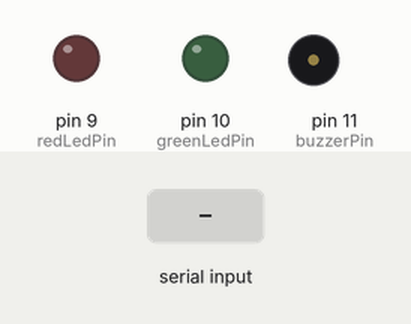
Recording of a sketch running on a simulated Arduino Uno, built with avr-gcc and run on an emulated ATmega328P. Shown: output pins drawn as LEDs (lit = HIGH), buzzer (waves = sounding, pin HIGH). The inputs (shaded band) are chosen by the test bench.

Above: at 1.2 s.
1.3 s: "1" received over Serial
At 2.4 s:
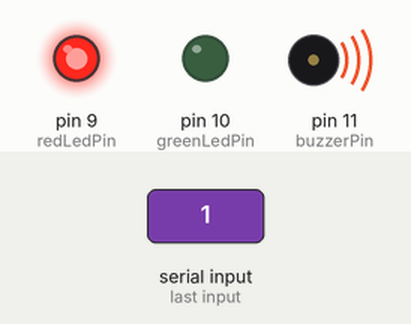
2.8 s: "0" received over Serial
At 3.5 s:
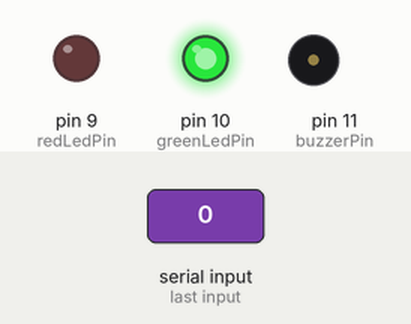
Timing chart, 0 to 5.8 s (numbered marks = the images above; inputs shaded):
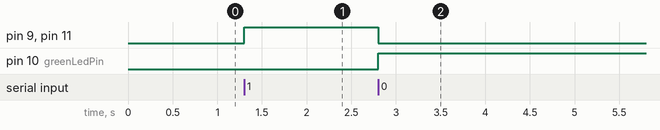

The sketch:

sketch_dec18a.ino
```cpp
const int redLedPin = 9;    // Pin for Red LED
const int greenLedPin = 10; // Pin for Green LED
const int buzzerPin = 11;   // Pin for Buzzer

void setup() {
    pinMode(redLedPin, OUTPUT);
    pinMode(greenLedPin, OUTPUT);
    pinMode(buzzerPin, OUTPUT);
    Serial.begin(9600); // Start serial communication
}

void loop() {
    if (Serial.available() > 0) {
        char command = Serial.read(); // Read the command from serial
        if (command == '1') { // No mask detected
            digitalWrite(redLedPin, HIGH); // Turn on Red LED
            digitalWrite(greenLedPin, LOW); // Turn off Green LED
            digitalWrite(buzzerPin, HIGH); // Turn on Buzzer
        } else if (command == '0') { // Mask detected
            digitalWrite(redLedPin, LOW); // Turn off Red LED
            digitalWrite(greenLedPin, HIGH); // Turn on Green LED
            digitalWrite(buzzerPin, LOW); // Turn off Buzzer
        }
    }
}
```

Measured:
- after the input at 1.3 s, pin 9 (redLedPin), pin 11 (buzzerPin): LOW → HIGH at once
- after the input at 2.8 s, pin 9 (redLedPin), pin 11 (buzzerPin): HIGH → LOW at once; pin 10 (greenLedPin): LOW → HIGH at once
